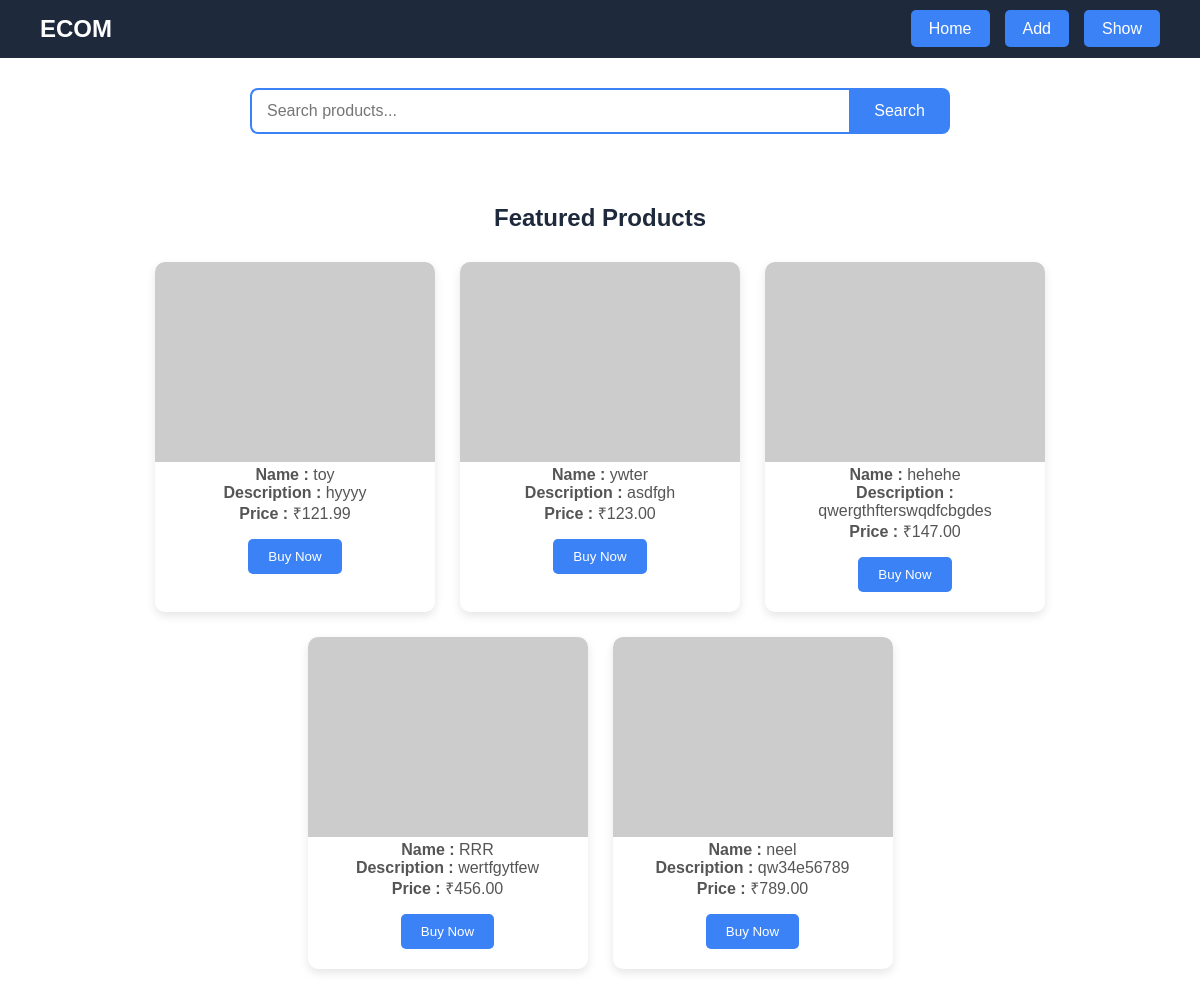
The page / on the database its author committed.
### app/models.py (models this page shows, shortened)
class Product(models.Model):
    name = models.CharField(max_length=100)
    imgurl = models.URLField()
    description = models.TextField()
    price = models.DecimalField(max_digits=5, decimal_places=2)

### app/views.py (the view)
# urls.py: 2. Add a URL to urlpatterns:  path('', views.home, name='home')
def home(request):
    search = request.GET.get('search')
    if search:
        z = Product.objects.filter(name__icontains=search)
    else:
        z = Product.objects.all()
    data = {
        'products': z}
    return render(request, 'home.html', data)

### app/templates/home.html (shortened to what this page needs)
{% load static %}
<!DOCTYPE html>
<html lang="en">
  <head>
    <link rel="stylesheet" href="{% static 'css/home.css' %}" />
    {% block css %}
      <link rel="stylesheet" href="{% static 'css/add.css' %}" />
      <link rel="stylesheet" href="{% static 'css/show.css' %}" />
    {% endblock %}
  </head>
  <body>
    <nav class="navbar">
      <div class="logo">ECOM</div>
      <ul class="nav-links">
        <li>
          <a href="{% url 'home' %}">Home</a>
        </li>
        <li>
          <a href="{% url 'add' %}">Add</a>
        </li>
        <li>
          <a href="{% url 'show' %}">Show</a>
        </li>
      </ul>
    </nav>
    {% block content %}
      <div class="search-container">
        <form class="search-form">
          <input type="text" placeholder="Search products..." class="search-input" name="search" value="{{ request.GET.search }}" />
          <button type="submit" class="search-btn">Search</button>
        </form>
      </div>
      <section class="home">
        <h1>Featured Products</h1>
        <div class="card-container">
            {% for product in products %}
              <div class="card">
                <img src="{{ product.imgurl }}" alt="Product" />
            <p>
              <strong>Name :</strong> {{ product.name }}
            </p>
            <p>
              <strong>Description :</strong> {{ product.description }}
            </p>
            <p>
              <strong>Price :</strong> ₹{{ product.price }}
            </p>
            <button>Buy Now</button>
          </div>
        {% endfor %}
        </div>
      </section>
    {% endblock %}
  </body>
</html>

### app/static/css/home.css (style rules this page uses)
* { margin: 0; padding: 0; box-sizing: border-box; font-family: Arial, sans-serif; }
.navbar { display: flex; justify-content: space-between; align-items: center; background-color: #1e293b; padding: 15px 40px; }
.logo { color: white; font-size: 24px; font-weight: bold; }
.nav-links { list-style: none; display: flex; gap: 15px; }
.nav-links a { text-decoration: none; color: white; background-color: #3b82f6; padding: 10px 18px; border-radius: 5px; transition: 0.3s; }
.home { padding: 40px; text-align: center; }
.home h1 { margin-bottom: 30px; color: #1e293b; }
.card-container { display: flex; justify-content: center; gap: 25px; flex-wrap: wrap; }
.card { width: 280px; background: white; border-radius: 10px; overflow: hidden; box-shadow: 0 4px 10px rgba(0,0,0,0.1); transition: 0.3s; }
.card img { width: 100%; height: 200px; object-fit: cover; }
.card p { padding: 0 15px; color: #555; }
.card button { margin: 15px 0 20px; padding: 10px 20px; border: none; background: #3b82f6; color: white; border-radius: 5px; cursor: pointer; }
.search-container { display: flex; justify-content: center; margin: 30px 0; }
.search-form { display: flex; width: 60%; max-width: 700px; }
.search-input { flex: 1; padding: 12px 15px; font-size: 16px; border: 2px solid #3b82f6; border-right: none; border-radius: 8px 0 0 8px; outline: none; }
.search-btn { padding: 12px 25px; border: none; background-color: #3b82f6; color: white; font-size: 16px; cursor: pointer; border-radius: 0 8px 8px 0; transition: 0.3s; }

### rows shown on the page
Product: name "toy", description "hyyyy", price "121.99"
Product: name "ywter", description "asdfgh", price "123.00"
Product: name "hehehe", description "qwergthfterswqdfcbgdes", price "147.00"
Product: name "RRR", description "wertfgytfew", price "456.00"
Product: name "neel", description "qw34e56789", price "789.00"
